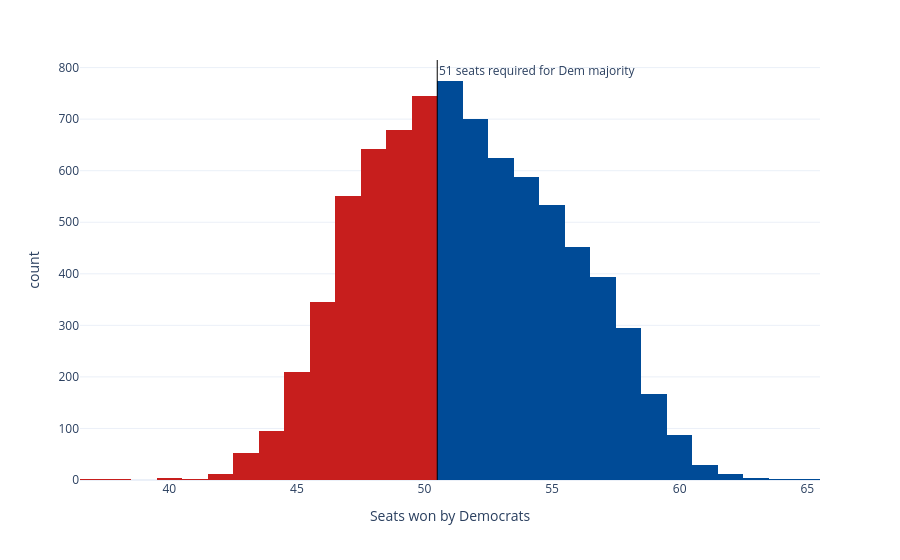

Here is the notebook cell this chart was saved with:
### Code cell
sims_hist = px.histogram(seat_sims, x='seats', nbins=np.unique(seat_sims['seats']).shape[0]*2, color='winner',
                         color_discrete_map={'Democrats': '#004b97', 'Republicans': '#c71e1d'},
                         labels={'seats':'Seats won by Democrats', 'winner': 'Winner'}, template='plotly_white')
sims_hist.update_traces(showlegend=False)
sims_hist.add_vline(x=50.5, line_width=1, line_color='black', annotation_text='51 seats required for Dem majority', 
                    annotation_position='top right')
sims_hist

### Figure 1 — Plotly figure (JSON) as saved in the notebook; plotly's stock layout.template omitted (floating-point values rounded to 4 significant figures; data arrays with more than 128 entries replaced by an {"elided": "..."} marker saying what was removed)
{"data": [{"bingroup": "x", "hovertemplate": "Winner=Democrats<br>Seats won by Democrats=%{x}<br>count=%{y}<extra></extra>", "legendgroup": "Democrats", "marker": {"color": "#004b97", "pattern": {"shape": ""}}, "name": "Democrats", "nbinsx": 56, "orientation": "v", "showlegend": false, "type": "histogram", "x": {"elided": "4664 int values"}, "xaxis": "x", "yaxis": "y"}, {"bingroup": "x", "hovertemplate": "Winner=Republicans<br>Seats won by Democrats=%{x}<br>count=%{y}<extra></extra>", "legendgroup": "Republicans", "marker": {"color": "#c71e1d", "pattern": {"shape": ""}}, "name": "Republicans", "nbinsx": 56, "orientation": "v", "showlegend": false, "type": "histogram", "x": {"elided": "3336 int values"}, "xaxis": "x", "yaxis": "y"}], "layout": {"annotations": [{"showarrow": false, "text": "51 seats required for Dem majority", "x": 50.5, "xanchor": "left", "xref": "x", "y": 1, "yanchor": "top", "yref": "y domain"}], "barmode": "relative", "legend": {"title": {"text": "Winner"}, "tracegroupgap": 0}, "margin": {"t": 60}, "shapes": [{"line": {"color": "black", "width": 1}, "type": "line", "x0": 50.5, "x1": 50.5, "xref": "x", "y0": 0, "y1": 1, "yref": "y domain"}], "xaxis": {"anchor": "y", "domain": [0, 1], "title": {"text": "Seats won by Democrats"}}, "yaxis": {"anchor": "x", "domain": [0, 1], "title": {"text": "count"}}}}
